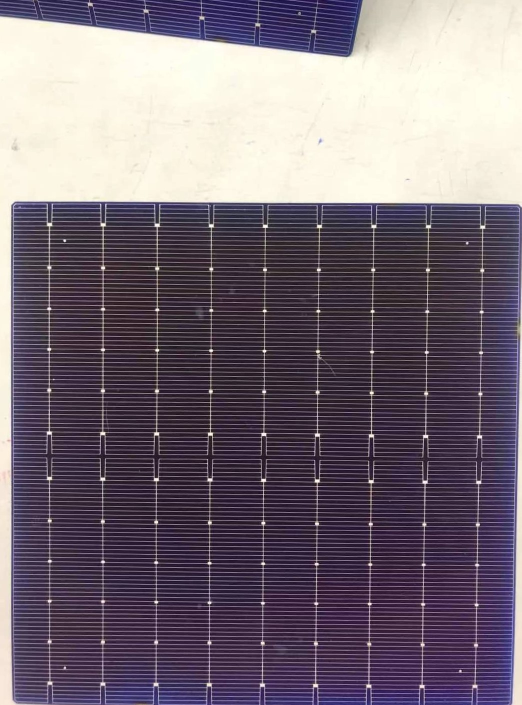
#> input picture pic/rot/2_rot.jpg, 1043 x 1410 px, found by its file name (shown at 1/2 size)
$ python step1only.py
#> lines starting #> are read from the running program, lines starting #| are printed output that depends on the picture; after the words box and inside, x2 and y2 are one past the last pixel; in counts of white or black regions, pixels touching at a corner belong together
import cv2

# Load the image
img = cv2.imread("C://Users//yzgua//Desktop//bat//pic//rot//2_rot.jpg")
#> img is the input picture: shape (1410, 1043, 3); mean B, G, R 118.7, 107.1, 118.6
h_pic, w_pic, c_pic = img.shape[:3]
#> h_pic = 1410; w_pic = 1043; c_pic = 3
print(h_pic)
#| 1410

gray = cv2.cvtColor(img,cv2.COLOR_BGR2GRAY)
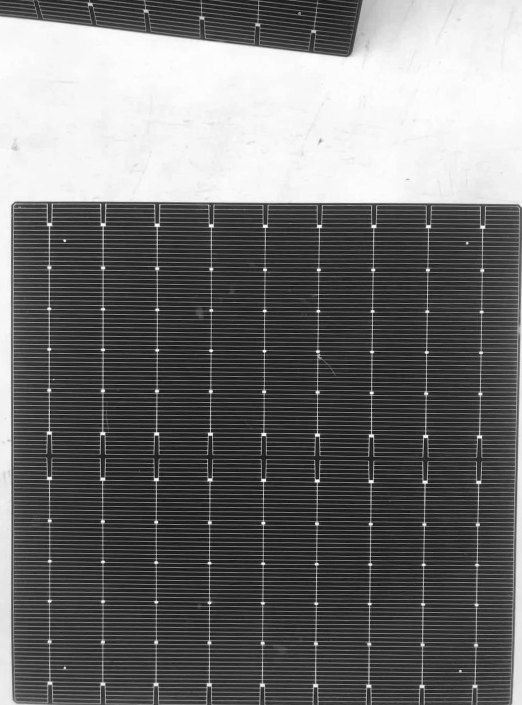
#> gray: shape (1410, 1043) (shown at 1/2 size); min 3, max 255, mean 111.9

edged = cv2.Canny(img, 170, 490)
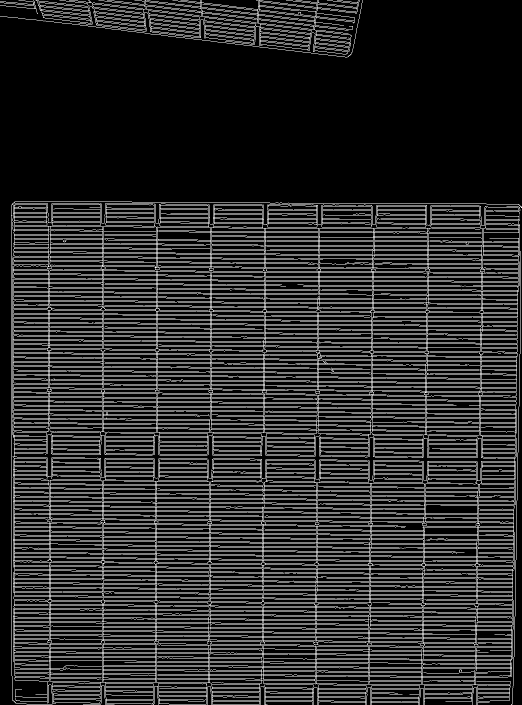
#> edged: shape (1410, 1043) (shown at 1/2 size); 17.1% white in thin lines or dots
# Apply adaptive threshold
thresh = cv2.adaptiveThreshold(edged, 255, 1, 1, 11, 2)
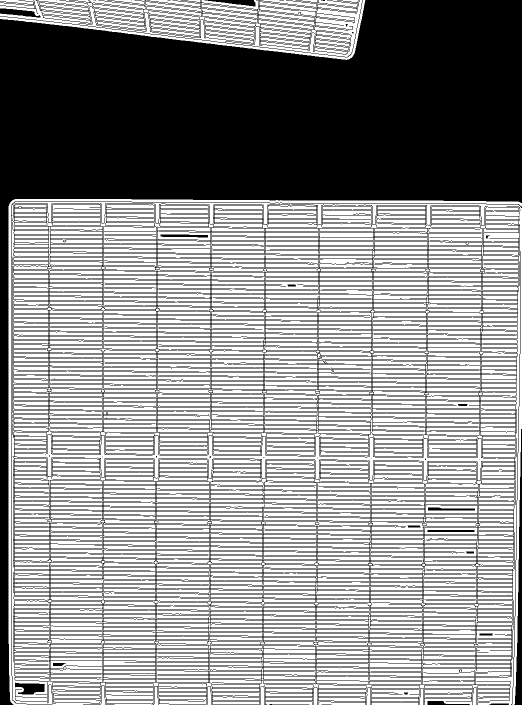
#> thresh: shape (1410, 1043) (shown at 1/2 size); 56.7% white; 174 black regions (23 under 20 px), largest, box (x1, y1, x2, y2) and area: (0, 0, 1043, 1410) 377455, (25, 406, 1041, 916) 110257, (25, 876, 1033, 1410) 109876
thresh_color = cv2.cvtColor(thresh, cv2.COLOR_GRAY2BGR)

# apply some dilation and erosion to join the gaps - change iteration to detect more or less area's
thresh = cv2.dilate(thresh,None,iterations = 15)
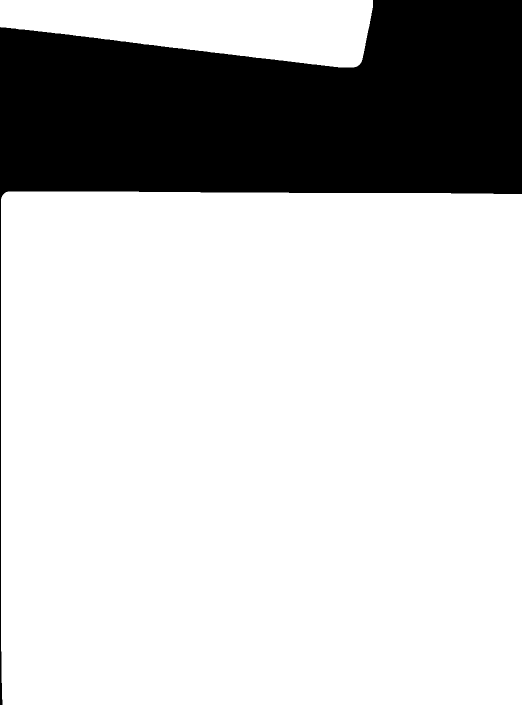
#> thresh: shape (1410, 1043) (shown at 1/2 size); 77.4% white; 1 black region, box (x1, y1, x2, y2) and area: (0, 0, 1043, 1410) 332272
thresh = cv2.erode(thresh,None,iterations = 15)
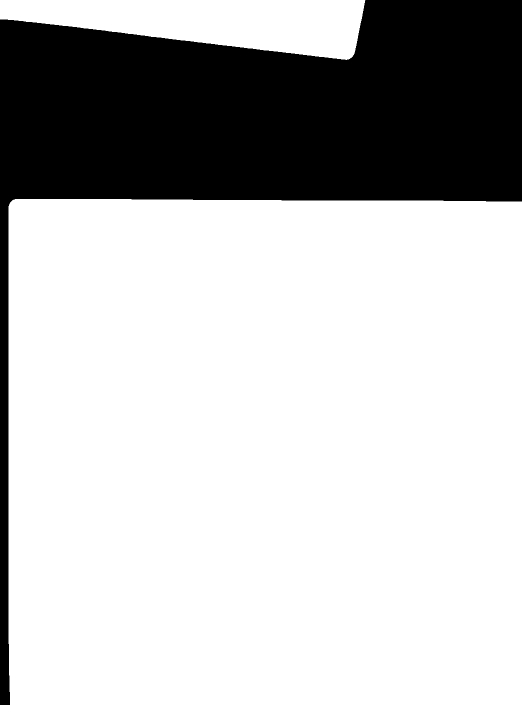
#> thresh: shape (1410, 1043) (shown at 1/2 size); 74.3% white; 1 black region

# Find the contours
contours,hierarchy = cv2.findContours(thresh,
                                        cv2.RETR_TREE,
                                        cv2.CHAIN_APPROX_SIMPLE)
#> contours = 2 contours; box (x1, y1, x2, y2) and area: (17, 398, 1043, 1410) 1033867, (0, 0, 731, 120) 56550

# For each contour, find the bounding rectangle and draw it
batx = 0
baty = 0
maxw = 0
maxh = 0

for cnt in contours:
    x,y,w,h = cv2.boundingRect(cnt)
    if( w > maxw and h > maxh and w != w_pic):
        batx = x
        baty = y
        maxw = w
        maxh = h
#> this loop made 2 passes
#> (x, y, w, h, batx, baty, maxw, maxh) on pass 1: (17, 398, 1026, 1012, 17, 398, 1026, 1012)
#> after the loop, batx = 17; baty = 398; maxh = 1012; maxw = 1026

cv2.rectangle(img,
            (batx,baty),(batx+maxw,baty+maxh),
            (0,0,255),
            5)
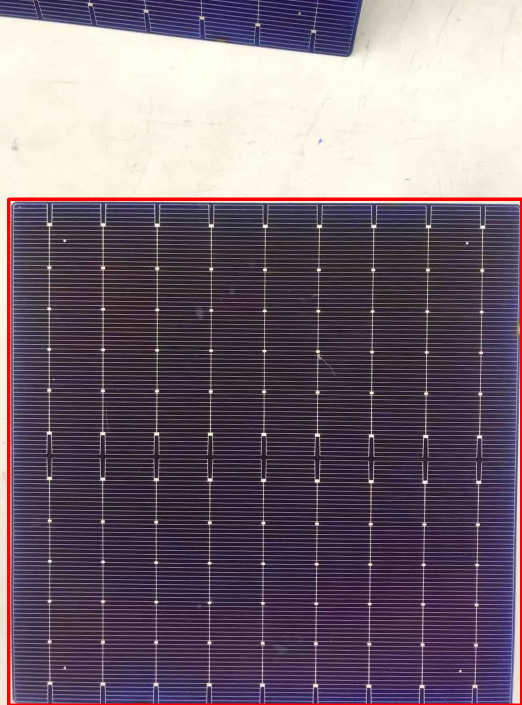
#> img: shape (1410, 1043, 3) (shown at 1/2 size); 1.38% of pixels changed, all inside (x1, y1, x2, y2) = (14, 395, 1043, 1410)

cv2.namedWindow('demo', 0)
cv2.imshow('demo',img)

# [15 lines of commented-out code are left out]
cv2.waitKey(0)
cv2.destroyAllWindows()
